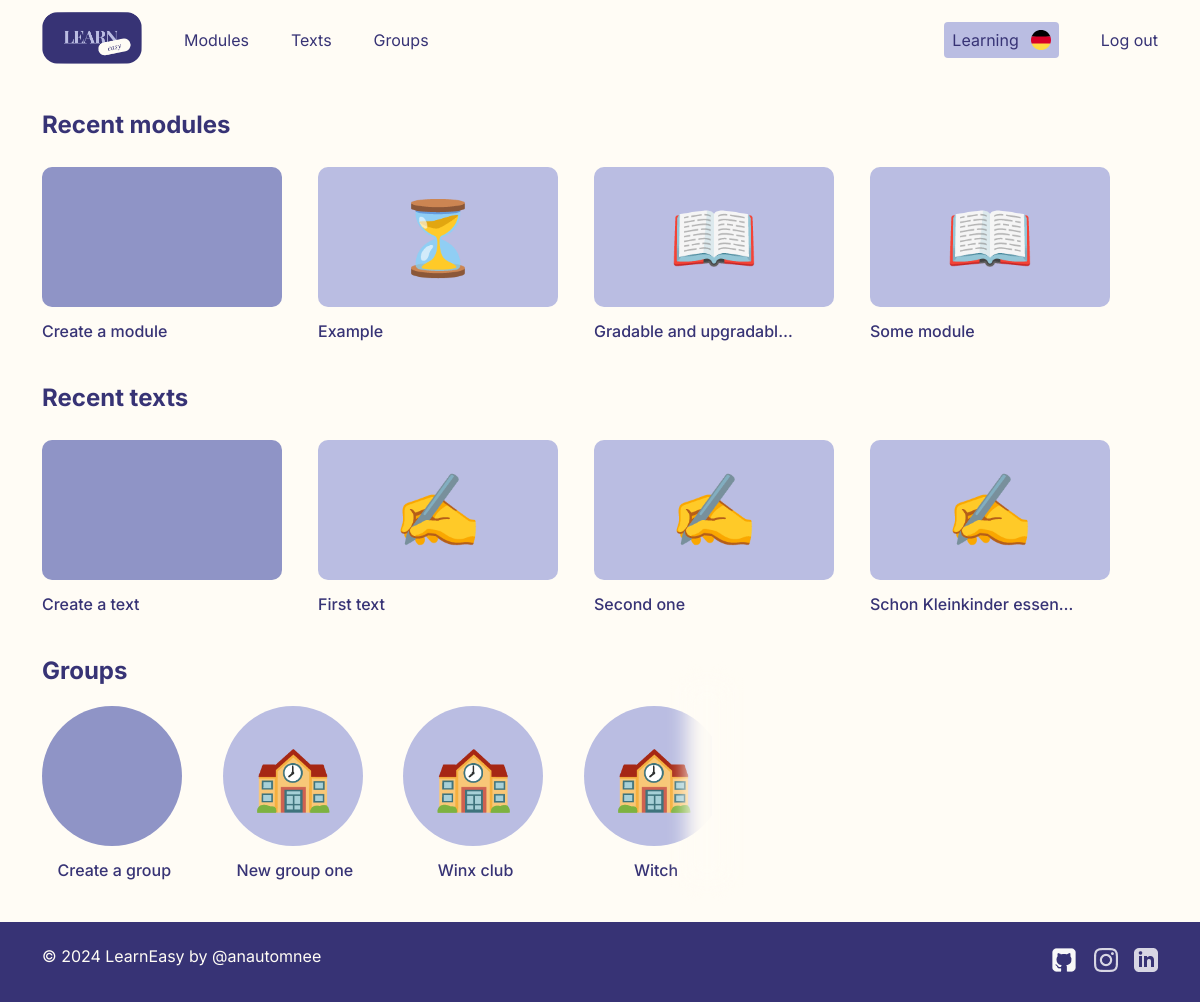
The page / (signed in) on the database its author committed.
### learneasy/models.py (models this page shows)
class Module(models.Model):
    module_name = models.CharField(max_length=64)
    module_group = models.ForeignKey(Group, on_delete=models.CASCADE, related_name="group_modules", null=True)
    module_owner = models.ForeignKey(User, on_delete=models.CASCADE,  related_name="user_modules")
    module_emoji = models.CharField(max_length=28, choices=EMOJI, default=EMOJI["OPEN BOOK"])

class Text(models.Model):
    text_name = models.CharField(max_length=64)
    text_content = models.TextField(max_length=8096)
    text_group = models.ForeignKey(Group, on_delete=models.CASCADE, related_name="group_texts", null=True)
    text_owner = models.ForeignKey(User, on_delete=models.CASCADE,  related_name="user_texts")
    text_emoji = models.CharField(max_length=28, choices=EMOJI, default=EMOJI["WRITING HAND"])

class Group(models.Model):
    group_name = models.CharField(max_length=64)
    group_owner = models.ForeignKey(User, on_delete=models.CASCADE,  related_name="user_groups")
    group_emoji = models.CharField(max_length=28, choices=EMOJI, default=EMOJI["SCHOOL"])

### learneasy/views.py (the view)
# urls.py: path("", views.index, name="index"),
@login_required
def index(request):
    current_user = User.objects.get(username=request.user.username)
    user_modules = current_user.user_modules.all()[:3]
    user_modules_layout = current_user.user_modules.all()
    user_groups = current_user.user_groups.all()
    user_texts = current_user.user_texts.all()[:3]
    user_texts_layout = current_user.user_texts.all()
    user_lang = current_user.language
    return render(request, "learneasy/index.html", {
        "modules": user_modules_layout,
        "preview_modules": user_modules,
        "groups": user_groups,
        "texts": user_texts_layout,
        "preview_texts": user_texts,
        "lang": user_lang
    })

### learneasy/templates/learneasy/index.html (shortened to what this page needs)
{% extends "learneasy/layout.html" %} {% block main %}
<div class="main">
  <h1>Recent modules</h1>
    <div class="recent-modules-grid">
      <a href="{% url 'add_module' %}">
        <div class="module-small-card">
          <div class="index__create"></div>
          <h3>Create a module</h3>
        </div>
      </a>
      {% for module in preview_modules %}
      <a href="{% url 'module' module.id %}">
        <div class="module-small-card">
          <div>{{ module.module_emoji|safe }}</div>
          <h3>
            <p class="recent-module-name">{{ module.module_name }}</p>
          </h3>
        </div>
      </a>
      {% endfor %}
    </div>
  <h1>Recent texts</h1>
    <div class="recent-texts-grid">
      <a href="{% url 'add_text' %}">
        <div class="module-small-card">
          <div class="index__create"></div>
          <h3>Create a text</h3>
        </div>
      </a>
      {% for text in preview_texts %}
      <a href="{% url 'text' text.id %}">
        <div class="module-small-card">
          <div>{{ text.text_emoji|safe }}</div>
          <h3>
            <p class="recent-module-name">{{ text.text_name }}</p>
          </h3>
        </div>
      </a>
      {% endfor %}
    </div>
  <h1>Groups</h1>
  <div class="groups_div">
    <div id="blur_edge_right"></div>
    <div class="groups_main_container">
      <div class="groups_main">
        <a href="{% url 'add_group' %}">
          <div class="group-card">
            <div class="index__create"></div>
            <h3>Create a group</h3>
          </div>
        </a>
        {% for group in groups %}
        <a href="{% url 'group' group.id %}">
          <div class="group-card">
            <div>{{ group.group_emoji|safe }}</div>
            <h3 class="recent-group-name">{{ group.group_name }}</h3>
          </div>
        </a>
        {% endfor %}
      </div>
    </div>
  </div>
</div>
{% endblock %}

### learneasy/templates/learneasy/layout.html (shortened to what this page needs)
{% load static %}
<!DOCTYPE html>
<html lang="en">
  <head>
    <link rel="stylesheet" href="{% static 'learneasy/styles.css' %}" />
  </head>
  <body>
    <nav>
      {% if user.is_authenticated %}
      <div class="nav-left">
        {% endif %}
        <a href="{% url 'index' %}"
          ><img
            id="layout_logo"
            src="{% static 'learneasy/logo_learn_easy.png' %}"
            alt="logo_LearnEasy"
        /></a>
        {% if modules %}
        <div class="layout_dropdown">
          <span>Modules</span>
        </div>
        {% endif %}
        {% if texts %}
        <div class="layout_dropdown">
          <span>Texts</span>
        </div>
        {% endif %}
        {% if groups %}
        <div class="layout_dropdown">
          <span>Groups</span>
        </div>
        {% endif %}
      </div>
      <div class="nav-right">
        {% if user.is_authenticated %}
        <div class="lang_container">
          <span id="layout_lang_title">Learning </span>
          <img src="/static/learneasy/{{ lang }}.svg" alt="de" />
        </div>
        <a href="{% url 'logout' %}" id="nav_logout_text">Log out</a>
        {% else %}
        <a href="{% url 'login' %}">Log in</a>
        <a href="{% url 'register' %}">Register</a>
        {% endif %}
      </div>
    </nav>
    {% block main %} {% endblock %}
    <footer>
      <p>© 2024 LearnEasy by @anautomnee</p>
      <a href="https://github.com/anautomnee"><img src="{% static 'learneasy/footer_icons.png' %}" alt="footer_icons" /></a>
    </footer>
  </body>
</html>

### learneasy/static/learneasy/styles.css (style rules this page uses)
* { margin: 0; padding: 0; box-sizing: border-box; }
body { display: flex; min-height: 100vh; flex-direction: column; }
h1 { font-size: 24px; }
h3 { font-size: 16px; font-weight: 500; }
#layout_logo { width: 100px; }
body { background-color: #fffcf5; color: #373375; font-family: "Inter", sans-serif; }
nav { display: flex; justify-content: space-between; align-items: center; margin: 12px 42px 42px 42px; }
.lang_container { cursor: pointer; background-color: #babde2; padding: 8px; border-radius: 4px; display: flex; gap: 12px; }
.lang_container img { width: 20px; }
.main { margin: 0 42px; flex: 1; }
a { color: #373375; text-decoration: none; cursor: pointer; }
.nav-left, .nav-right { display: flex; align-items: center; gap: 42px; }
.nav-left img { width: 100px; }
.layout_dropdown { position: relative; display: inline-block; cursor: default; }
.recent-modules-grid, .recent-texts-grid, .recent-groups-grid { margin-top: 28px; margin-bottom: 42px; display: grid; grid-template-columns: repeat(auto-fill, 240px); align-items: start; gap: 36px; }
.recent-module-name { width: 20ch; overflow: hidden; white-space: nowrap; text-overflow: ellipsis; }
.recent-group-name { width: 14ch; overflow: hidden; white-space: nowrap; text-overflow: ellipsis; }
.group-card { text-align: center; }
.group-card div { display: flex; justify-content: center; align-items: center; font-size: 64px; width: 140px; height: 140px; background-color: #babde2; border-radius: 50%; margin-bottom: 14px; }
.module-small-card div, .texts-small-card div { display: flex; justify-content: center; align-items: center; font-size: 72px; width: 240px; height: 140px; background-color: #babde2; border-radius: 10px; margin-bottom: 14px; cursor: pointer; }
.groups_main_container { max-width: 670px; overflow: scroll; margin-bottom: 42px; }
.groups_div { position: relative; width: 680px; }
#blur_edge_right { position: absolute; z-index: 2; top: 0; right: -5px; width: 40px; height: 100%; filter: blur(10px); background-color: #fffcf5; }
.groups_main { margin-top: 21px; display: flex; gap: 36px; }
.groups_main h3 { width: 14ch; overflow: hidden; white-space: nowrap; text-overflow: ellipsis; }
footer { display: flex; justify-content: space-between; background-color: #373375; color: #fffcf5; padding: 24px 42px; width: 100%; flex-wrap: wrap; gap: 16px; }
.index__create { background-color: #8f94c6 !important; }

### rows shown on the page
Module: module_emoji "⏳", module_name "Example"
Module: module_emoji "📖", module_name "Gradable and upgradabl…"
Module: module_emoji "📖", module_name "Some module"
Text: text_emoji "✍", text_name "First text"
Text: text_emoji "✍", text_name "Second one"
Text: text_emoji "✍", text_name "Schon Kleinkinder essen…"
Group: group_emoji "🏫", group_name "New group one"
Group: group_emoji "🏫", group_name "Winx club"
Group: group_emoji "🏫", group_name "Witch"
